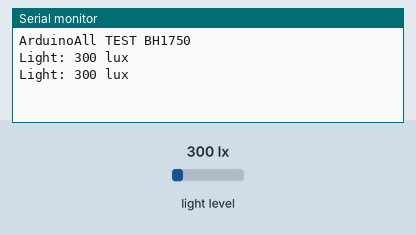
A sketch run on a simulated ESP32. Parts: the last lines printed to the serial monitor. Inputs (shaded band) come from the test bench; at power-on: light level 300 lx.

Above: at 1.8 s.
1.9 s: light level set to 40 lx
At 2.4 s:
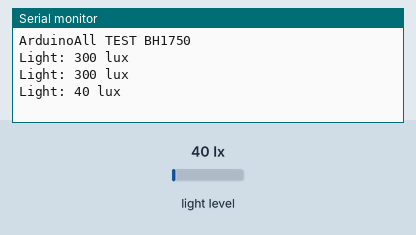
3.4 s: light level set to 500 lx
At 4.8 s:
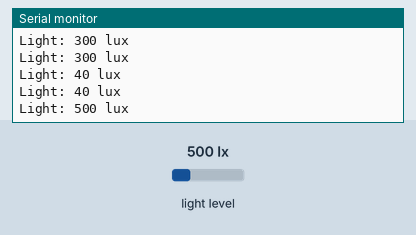
Timing chart, 0 to 6.4 s (numbered marks = the images above; inputs shaded):
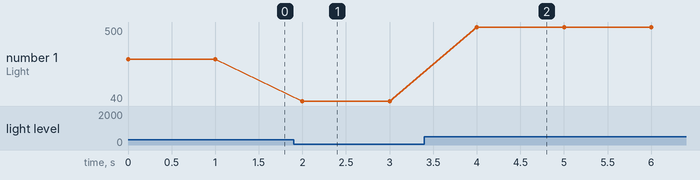

Measured:
- after the input at 1.9 s, the serial monitor: prints a new line after 0.10 s (image 1)
- after the input at 3.4 s, the serial monitor: prints a new line after 0.60 s (image 2)
- plotted number 1: 300 → 40 after the input at 1.9 s, 40 → 500 after the input at 3.4 s

The sketch:

ESP32_GY30.ino
```cpp
#include <Wire.h>
#include <BH1750FVI.h>
BH1750FVI LightSensor(BH1750FVI::k_DevModeContLowRes); // สร้างออปเจกเซนเซอร์ BH1750
void setup()
{
  Serial.begin(9600);
  Serial.println("ArduinoAll TEST BH1750");
  LightSensor.begin(); // สั่งให้เซนเซอร์ เริ่มทำางน
}
void loop()
{
  uint16_t lux = LightSensor.GetLightIntensity(); // อ่านค่าความเ้ข้มแสง หน่วยเป็น LUX
  Serial.print("Light: ");
  Serial.print(lux);
  Serial.println(" lux");
  delay(1000);
}
```
